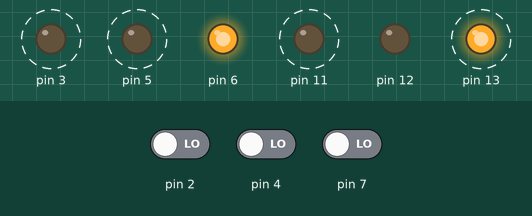
This sketch was run on a simulated Arduino Uno, built with avr-gcc and run on an emulated ATmega328P. On the bench: output pins drawn as LEDs (lit = HIGH). Dashed ring = blinking. The inputs (shaded band) are chosen by the test bench; at power-on: pin 2 LOW, pin 7 LOW, pin 4 LOW.

Above: at 1.2 s.
1.3 s: pin 2 driven HIGH
At 1.45 s:
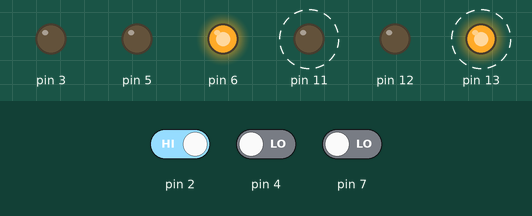
4.3 s: pin 2 driven LOW
At 4.6 s:
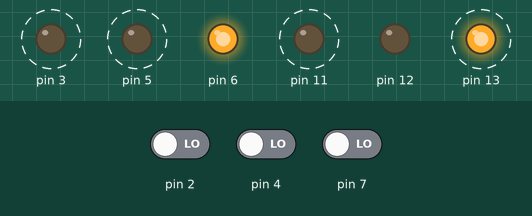
7.3 s: pin 7 driven HIGH
At 7.47 s:
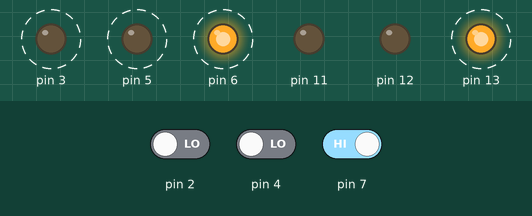
10.3 s: pin 7 driven LOW
At 10.64 s:
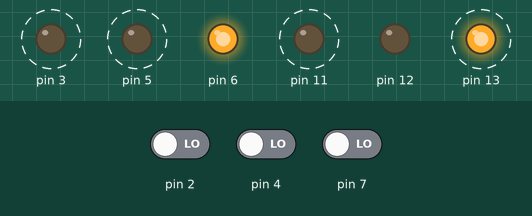
Timing chart, 0 to 14.3 s (numbered marks = the images above; inputs shaded):
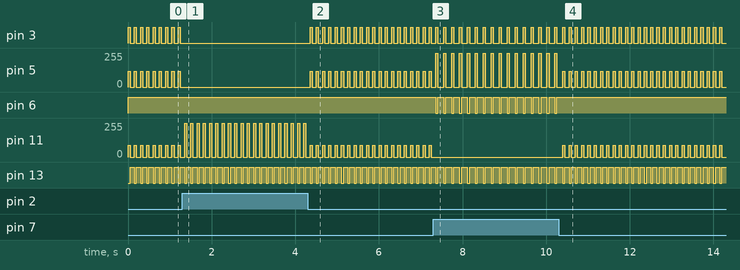

The sketch:

sketch_dec24b.ino
```cpp
#include <SoftwareSerial.h>
#include <Servo.h>
#include "MyClass.h"
#include "Arduino.h"

char a;
int OFF = 1;
MotorControl motor(6, 12, 11, 13, 3, 5);

SoftwareSerial bluTee(8,9);
Servo myservo;

void setup() {
  // put your setup code here, to run once:
  Serial.begin(9600);
  bluTee.begin(9600);
  pinMode(2,INPUT);
  pinMode(7,INPUT);
  pinMode(4,INPUT);
  motor.setup();
}

void loop() {
  // put your main code here, to run repeatedly:
  int right = digitalRead(7);
  int left = digitalRead(2);
  int middle = digitalRead(4);
 //Serial.println(right*left*middle);
  //1碰線
  if(OFF){
    if(right*left*middle){
      motor.moveStop();
      OFF = 0;
    }else if(left){
      motor.moveLeft();
    }else if(right){
      motor.moveRight();
    }else{
      motor.moveForward();
    }
    delay(50);
    motor.moveStop();
    delay(100);
  }
  if(Serial.available()){
    a = Serial.read();
    bluTee.print(a);
  }
  if(Serial.available()){
    a = bluTee.read();
    Serial.println(a);
  }
  if(right){
    if(Serial.read()=='f'){
      motor.moveForward();
    }else if(Serial.read()=='r'){
      motor.moveRight();
    }else if(Serial.read()=='l'){
      motor.moveLeft();
    }
    delay(40);
  }
}
```

MyClass.cpp
```cpp
#include "Arduino.h"
#include "MyClass.h"

void MotorControl::moveStop(){
  digitalWrite(left_IN1, HIGH);
  digitalWrite(left_IN2, LOW);
  analogWrite(left_pwm, 0);
  digitalWrite(right_IN3, HIGH);
  digitalWrite(right_IN4, LOW);
  analogWrite(right_pwm, 0);
}
void MotorControl::moveForward(){
  digitalWrite(left_IN1, HIGH);
  digitalWrite(left_IN2, LOW);
  analogWrite(left_pwm, 90);
  digitalWrite(right_IN3, LOW);
  digitalWrite(right_IN4, HIGH);
  analogWrite(right_pwm, 120);
}
void MotorControl::moveLeft(){
  digitalWrite(left_IN1, HIGH);
  digitalWrite(left_IN2, LOW);
  analogWrite(left_pwm, 255);
  digitalWrite(right_IN3, LOW);
  digitalWrite(right_IN4, LOW);
  analogWrite(right_pwm, 0);
}
void MotorControl::moveRight(){
  digitalWrite(left_IN1, LOW);
  digitalWrite(left_IN2, LOW);
  analogWrite(left_pwm, 0);
  digitalWrite(right_IN3, LOW);
  digitalWrite(right_IN4, HIGH);
  analogWrite(right_pwm, 255);
}
```

MyClass.h
```cpp
#ifndef MyClass_h
#define MyClass_h
#include "Arduino.h"

class MotorControl {
  private:
    int left_IN1, left_IN2, left_pwm;
    int right_IN3, right_IN4, right_pwm;

  public:
    MotorControl(int lIN1, int lIN2, int lPwm, int rIN3, int rIN4, int rPwm)
      : left_IN1(lIN1), left_IN2(lIN2), left_pwm(lPwm), right_IN3(rIN3), right_IN4(rIN4), right_pwm(rPwm) {}
    void setup(){
      pinMode(left_IN1, OUTPUT);
      pinMode(left_IN2, OUTPUT);
      pinMode(left_pwm, OUTPUT);
      pinMode(right_IN3, OUTPUT);
      pinMode(right_IN4, OUTPUT);
      pinMode(right_pwm, OUTPUT);
      }
    void moveStop();
    void moveForward();
    void moveLeft();
    void moveRight();
};

#endif
```

Measured:
- after the input at 1.3 s, pin 3: stops changing and stays LOW; pin 5: stops changing and stays 0/255
- after the input at 4.3 s, pin 3: alternates HIGH for 0.05 s and LOW for 0.10 s, starting after 0.05 s; pin 5: alternates 120/255 for 0.05 s and 0/255 for 0.10 s, starting after 0.05 s
- after the input at 7.3 s, pin 3: alternates HIGH for 0.05 s and LOW for 0.14 s, starting after 0.25 s; pin 5: alternates 255/255 for 0.05 s and 0/255 for 0.14 s, starting after 0.06 s
- after the input at 10.3 s, pin 6: stops changing and stays HIGH; pin 11: alternates 90/255 for 0.05 s and 0/255 for 0.10 s, starting after 0.10 s
- by itself, pin 3: alternates HIGH for 0.05 s and LOW for 0.10 s
- by itself, pin 5: alternates 120/255 for 0.05 s and 0/255 for 0.10 s
- by itself, pin 11: alternates 90/255 for 0.05 s and 0/255 for 0.10 s
- by itself, pin 13: alternates HIGH for 0.10 s and LOW for 0.05 s
